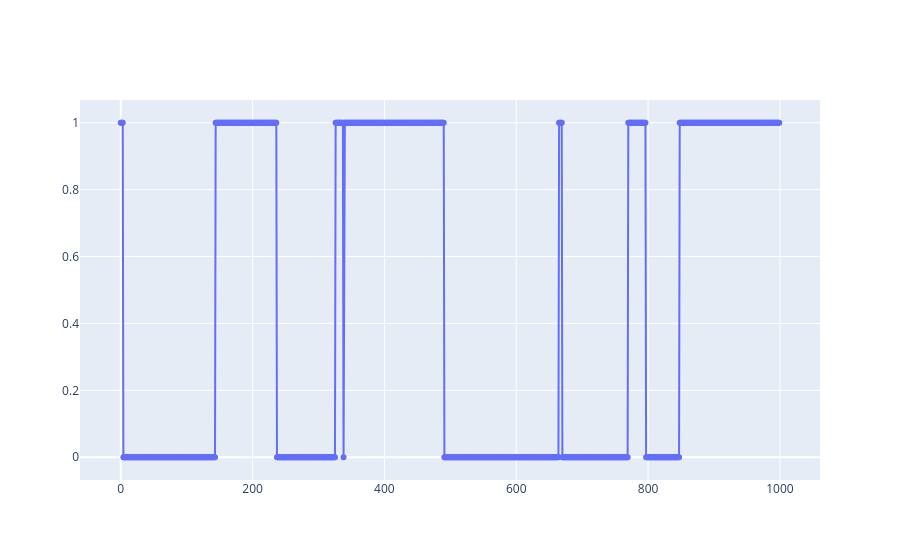
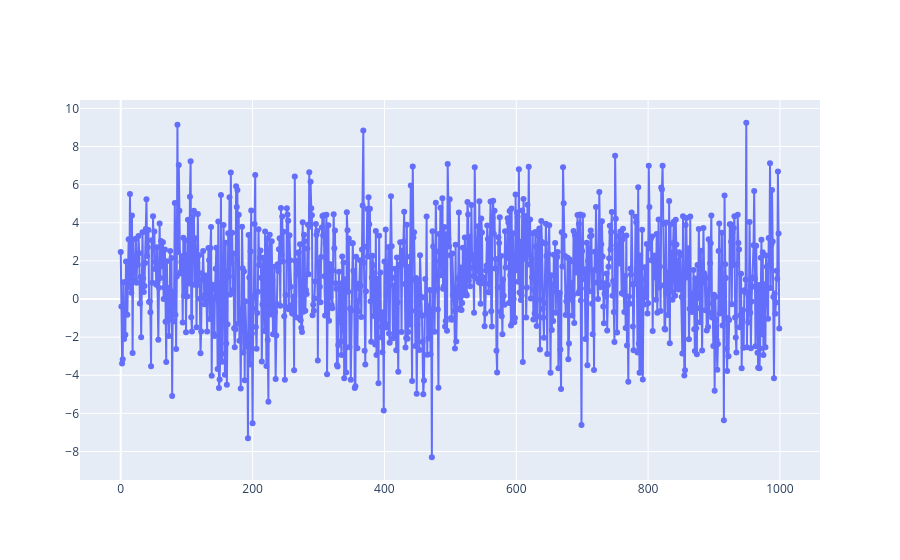

Write notebook code for charts like these, in order.
### Code cell
# data simulation
# for now I choose some simple model with two states (two distinct sets of distribution parameters) 
# where the switching process will be modelled as a discrete markov chain
n_state = 2
transition_dist: list[discrete_distribution] = [discrete_distribution([0, 1], [0.99, 0.01]), 
                   discrete_distribution([0, 1], [0.01, 0.99])]
init_dist = discrete_distribution([0, 1], [0.5, 0.5])

# arbitrary values of the hyperparameters
mu_prior = 0.0
n_prior = 1
nu_prior = 10
sigma_prior = 2

variance_prior = sp.stats.invgamma(a=nu_prior/2, scale=nu_prior*sigma_prior**2/2)
state_distributions = []

for i_state in range(n_state):
    variance = variance_prior.rvs()
    print(variance)
    mean_prior = sp.stats.norm(loc=mu_prior, scale=np.sqrt(variance)/n_prior)
    mean = mean_prior.rvs()
    print(mean)
    state_distributions.append(sp.stats.norm(loc=mean, scale=np.sqrt(variance)))

n_step = 1000
chain = []
chain.append(init_dist.sample())
samples = []
samples.append(state_distributions[chain[0]].rvs())

for i_step in range(1, n_step):
    chain.append(transition_dist[chain[i_step-1]].sample())
    samples.append(state_distributions[chain[i_step]].rvs())

fig_obj = go.Figure()
fig_obj.add_trace(go.Scatter(y=chain, mode="markers+lines", name="True state"))
fig_obj.show()

fig_obj = go.Figure()
fig_obj.add_trace(go.Scatter(y=samples, mode="markers+lines", name="Samples"))
fig_obj.show()

### Figure 1 — Plotly figure (JSON) as saved in the notebook; plotly's stock layout.template omitted (floating-point values rounded to 4 significant figures; data arrays with more than 128 entries replaced by an {"elided": "..."} marker saying what was removed)
{"data": [{"mode": "markers+lines", "name": "True state", "type": "scatter", "y": {"elided": "1000 int values"}}], "layout": {}}

### Figure 2 — Plotly figure (JSON) as saved in the notebook; plotly's stock layout.template omitted (floating-point values rounded to 4 significant figures; data arrays with more than 128 entries replaced by an {"elided": "..."} marker saying what was removed)
{"data": [{"mode": "markers+lines", "name": "Samples", "type": "scatter", "y": {"elided": "1000 float values"}}], "layout": {}}
